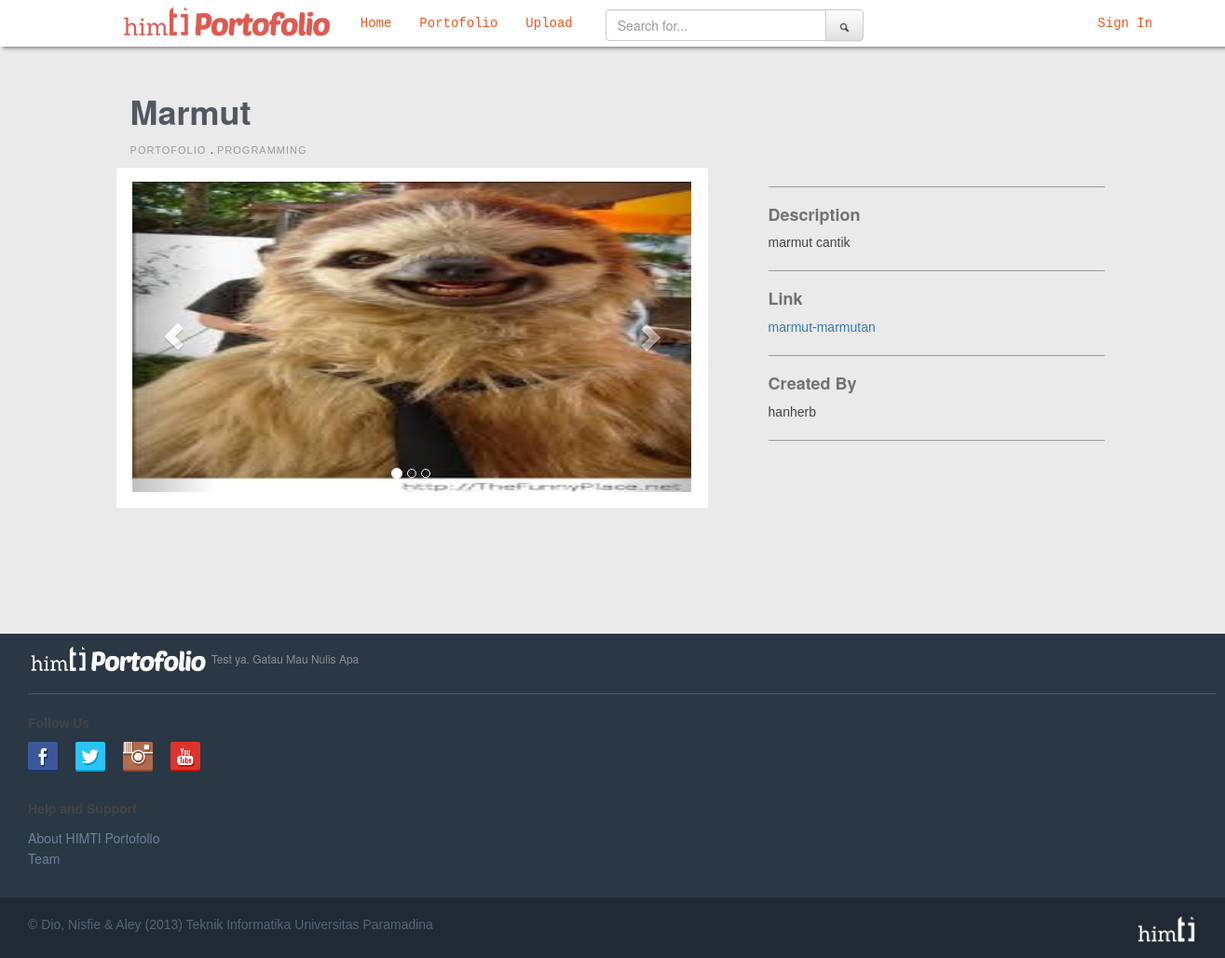
The app's page /portofolio-project.php?id=hanherb-Marmut with its own data.
### tables this page shows
CREATE TABLE IF NOT EXISTS `upload` (
`id_upload` int(11) NOT NULL,
  `title` varchar(20) NOT NULL,
  `description` text NOT NULL,
  `created_by` varchar(20) NOT NULL,
  `category` varchar(20) NOT NULL,
  `link` text NOT NULL,
  `preview` text NOT NULL,
  `preview2` text NOT NULL,
  `preview3` text NOT NULL
);

### portofolio-project.php (the view, shortened to what this page needs)
<!DOCTYPE html>
<html>
<head>
	<?php
		include 'source.php';
	?>
</head>
<?php
	$url = $_SERVER['REQUEST_URI'];
	$parsedUrl = substr($url, strpos($url, "=") + 1);
	$arr = explode("-", $parsedUrl);
	$createdBy = $arr[0];
	$title = str_replace("_", " ", $arr[1]);
	$sql = "SELECT * FROM upload WHERE created_by = '".$createdBy."' AND title = '".$title."'";
	$result = mysql_query($sql);
	while ($row = mysql_fetch_array($result)) {
		$title = $row['title'];
		$description = $row['description'];
		$createdBy = $row['created_by'];
		$category = strtoupper($row['category']);
		$link = $row['link'];
		$preview = '"'.$row['preview'].'"';
	}
?>
<body>
	<?php include "nav.php"; ?>
	<div class="col-md-offset-1 container-fluid portofolio-project" style="margin-top:80px; height: 600px">
		<div class="portofolio-project-title-link col-md-12">
			<h1><?php echo $title ?></h1>
			<p><a href="portofolio.php">PORTOFOLIO</a> . <a><?php echo $category ?></a></p>
		</div>
		<div class="col-md-7 portofolio-project-slideshow-template">
			<div id="portofolio-project-slideshow" class="carousel slide" data-ride="carousel">
			      <ol class="carousel-indicators">
			        <li data-target="#portofolio-project-slideshow" data-slide-to="0" class="active"></li>
			        <li data-target="#portofolio-project-slideshow" data-slide-to="1" class=""></li>
			        <li data-target="#portofolio-project-slideshow" data-slide-to="2" class=""></li>
			      </ol>
			     <div class="carousel-inner" role="listbox">
				        <div class="item active">
				          <img src=<?php echo $preview ?> data-holder-rendered="true" style="width: 600px; height: 333px;">
				        </div>
			      </div>
			      <a class="left carousel-control" href="#portofolio-project-slideshow" role="button" data-slide="prev">
			        <span class="glyphicon glyphicon-chevron-left" aria-hidden="true"></span>
			      </a>
			      <a class="right carousel-control" href="#portofolio-project-slideshow" role="button" data-slide="next">
			        <span class="glyphicon glyphicon-chevron-right" aria-hidden="true"></span>
			      </a>
	    	</div>
		</div>
		<div class="col-md-4 portofolio-project-right">
			<hr>
			<h4>Description</h4>
			<p><?php echo $description ?></p>
			<hr>
			<h4>Link</h4>
			<p><a href="#"><?php echo $link ?></a></p>
			<hr>
			<h4>Created By</h4>
			<p><?php echo $createdBy ?></p>
			<hr>
		</div>
	</div>
	 <?php include "footer.php"; ?>
</body>
</html>

### css/style.css (style rules this page uses)
body { background-color: #fff; margin: 0; padding: 0; }
.portofolio-project-slideshow-template { border-radius: 3px; width: 635px; height: 365px; background-color: white; }
#portofolio-project-slideshow { width: 600px; height: 333px; right: -2px; top: 15px; }
.portofolio-project h1 { color: #505961; font-family: "Helvetica Neue","Helvetica",Helvetica,Arial,sans-serif; font-weight: bold; }
.portofolio-project-title-link a { color: #959a9e; font-size: 11px; letter-spacing: 1px; padding-bottom: 30px; text-decoration: none; }
.carousel-indicators { bottom: 0; }
.carousel-control.left { height: 333px; }
.carousel-control.right { height: 333px; }
.portofolio-project-right { left: 50px; }
.portofolio-project-right hr { border-width: 1px; border-color: #959a9e; border-color: #959a9e;"> }
.portofolio-project-right h4 { color: #727272; font-weight: bold; letter-spacing: 0px; }
.portofolio-project-right p { font-size: 12 px; }

### portofolio-project.php (style rules this page uses)
body { background-color: #EAEAEA; }
h2, h3, p { font-family: Helvetica,Arial,'Liberation Sans',FreeSans,sans-serif; color: #444; }
hr { border-color: black; border-width: 6px 0; }

### records on screen
upload: title "Marmut", category "PROGRAMMING", preview (picture), description "marmut cantik", link "marmut-marmutan", created_by "hanherb"
